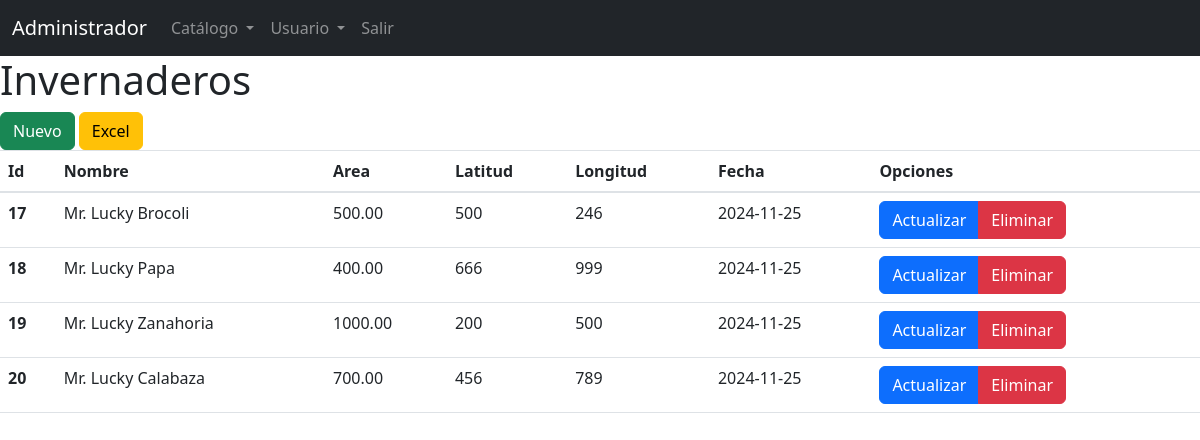
/admin/invernadero.php (signed in), run on the app's committed database.
### tables this page shows
CREATE TABLE `invernadero` (
  `id_invernadero` int(11) NOT NULL,
  `invernadero` varchar(50) NOT NULL,
  `latitud` varchar(20) NOT NULL,
  `longitud` varchar(20) NOT NULL,
  `area` decimal(8,2) NOT NULL,
  `fechaCreacion` date NOT NULL
);

### sistema.class.php (called while the page is built, shortened)
<?php
class Sistema
{
    function conexion()
    {
        $this->con = new PDO(SGBD . ':host=' . DBHOST . ';dbname=' . DBNAME . ';port=' . DBPORT, DBUSER, DBPASS);
    }
}
?>

### admin/invernadero.class.php (called while the page is built, shortened)
<?php
require_once('../sistema.class.php');
class Invernadero extends Sistema
{
    function readAll()
    {
        $query = "SELECT * FROM invernadero";
        $sql = $this->con->prepare($query);
        $sql->execute();
        $result = $sql->fetchAll(PDO::FETCH_ASSOC);
        return $result;
    }
}

### admin/views/invernadero/index.php (the view, shortened to what this page needs)
    <?php  require('views/header/header_administrador.php');?>
    <h1>Invernaderos</h1>
    <a href="invernadero.php?accion=crear" class="btn btn-success" >Nuevo</a>
    <a href="invernadero.php?accion=exportar_excel" class="btn btn-warning">Excel</a>
    <table class="table">
  <thead>
    <tr>
      <th scope="col">Id</th>
      <th scope="col">Nombre</th>
      <th scope="col">Area</th>
      <th scope="col">Latitud</th>
      <th scope="col">Longitud</th>
      <th scope="col">Fecha</th>
      <th scope="col">Opciones</th>
    </tr>
  </thead>
  <tbody>
    <?php foreach ($invernaderos as $invernadero ):?>
    <tr>
      <th scope="row"><?php echo $invernadero['id_invernadero'];?></th>
      <td><?php echo $invernadero['invernadero'];?></td>
      <td><?php echo $invernadero['area'];?></td>
      <td><?php echo $invernadero['latitud'];?></td>
      <td><?php echo $invernadero['longitud'];?></td>
      <td><?php echo $invernadero['fechaCreacion'];?></td>
      <td>
        <div class="btn-group" role="group" aria-label="Basic radio toggle button group">
          <a href="invernadero.php?accion=actualizar&id=<?php echo $invernadero['id_invernadero'];?>" class="btn btn-primary">Actualizar</a>
          <a href="invernadero.php?accion=eliminar&id=<?php echo $invernadero['id_invernadero'];?>" class="btn btn-danger">Eliminar</a>
        </div>
      </td>
    </tr>
    <?php endforeach; ?>
  </tbody>
</table>
<?php require('views/footer.php'); ?>

### data on the page
invernadero: id_invernadero "17", invernadero "Mr. Lucky Brocoli", area "500.00", latitud "500", longitud "246", fechaCreacion "2024-11-25"
invernadero: id_invernadero "18", invernadero "Mr. Lucky Papa", area "400.00", latitud "666", longitud "999", fechaCreacion "2024-11-25"
invernadero: id_invernadero "19", invernadero "Mr. Lucky Zanahoria", area "1000.00", latitud "200", longitud "500", fechaCreacion "2024-11-25"
invernadero: id_invernadero "20", invernadero "Mr. Lucky Calabaza", area "700.00", latitud "456", longitud "789", fechaCreacion "2024-11-25"
